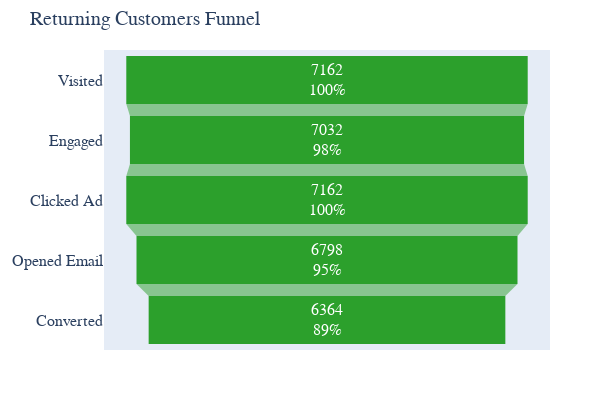

Here is the notebook cell this chart was saved with:
### Code cell
# Sometimes the SQL returns columns in lowercase or underscores, so map manually:
stages = ['Visited', 'Engaged', 'Clicked Ad', 'Opened Email', 'Converted']
counts = [
    df4['visited'][0],
    df4['engaged_visitors'][0],
    df4['clicked_ad'][0],
    df4['opened_email'][0],
    df4['converted'][0]
]

fig = go.Figure(go.Funnel(y=stages, x=counts, textinfo="value+percent initial", marker=dict(color="#2ca02c"),
    textfont={"size": 16}  # Font size of text inside bars
))

fig.update_layout(title="Returning Customers Funnel", width=600, height=400, font=dict(size=16, family="Arial"),
    margin=dict(t=80, l=50, r=50, b=50))

fig.update_layout(title_font_size=20, xaxis_title_font_size=16, yaxis_title_font_size=16,
    margin=dict(t=50, b=50, l=50, r=50))

pio.show(fig, filename='Returning_Customers_Funnel.html')

### Figure 1 — Plotly figure (JSON) as saved in the notebook; plotly's stock layout.template omitted (floating-point values rounded to 4 significant figures)
{"data": [{"marker": {"color": "#2ca02c"}, "textfont": {"size": 16}, "textinfo": "value+percent initial", "type": "funnel", "x": [7162, 7032, 7162, 6798, 6364], "y": ["Visited", "Engaged", "Clicked Ad", "Opened Email", "Converted"]}], "layout": {"font": {"family": "Arial", "size": 16}, "height": 400, "margin": {"b": 50, "l": 50, "r": 50, "t": 50}, "title": {"font": {"size": 20}, "text": "Returning Customers Funnel"}, "width": 600, "xaxis": {"autorange": true, "range": [-3979.0, 3979.0], "title": {"font": {"size": 16}}, "type": "linear"}, "yaxis": {"autorange": true, "range": [4.5, -0.5], "title": {"font": {"size": 16}}, "type": "category"}}}
